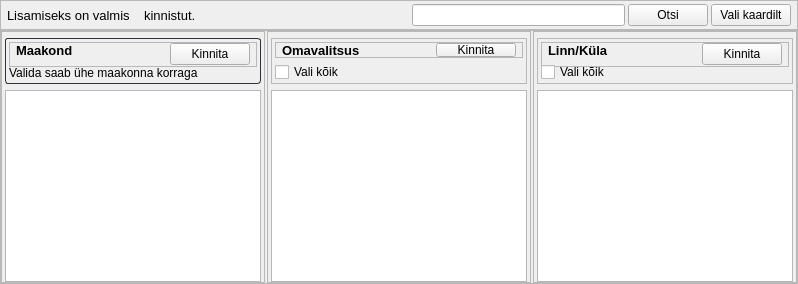
                     <widget class="QWidget" name="wCadastrals_selector" native="true">
                      <property name="styleSheet">
                       <string notr="true"/>
                      </property>
                      <layout class="QVBoxLayout" name="verticalLayout_54">
                       <property name="spacing">
                        <number>0</number>
                       </property>
                       <property name="leftMargin">
                        <number>0</number>
                       </property>
                       <property name="topMargin">
                        <number>0</number>
                       </property>
                       <property name="rightMargin">
                        <number>0</number>
                       </property>
                       <property name="bottomMargin">
                        <number>0</number>
                       </property>
                       <item>
                        <widget class="QFrame" name="wOlAndmed_LabelHolder">
                         <property name="frameShape">
                          <enum>QFrame::StyledPanel</enum>
                         </property>
                         <property name="frameShadow">
                          <enum>QFrame::Raised</enum>
                         </property>
                         <layout class="QHBoxLayout" name="horizontalLayout_3">
                          <property name="spacing">
                           <number>3</number>
                          </property>
                          <property name="leftMargin">
                           <number>6</number>
                          </property>
                          <property name="topMargin">
                           <number>3</number>
                          </property>
                          <property name="rightMargin">
                           <number>6</number>
                          </property>
                          <property name="bottomMargin">
                           <number>3</number>
                          </property>
                          <item>
                           <widget class="QLabel" name="label_29">
                            <property name="font">
                             <font>
                              <pointsize>10</pointsize>
                             </font>
                            </property>
                            <property name="text">
                             <string>Lisamiseks on valmis</string>
                            </property>
                           </widget>
                          </item>
                          <item>
                           <widget class="QLabel" name="lblCount">
                            <property name="font">
                             <font>
                              <pointsize>10</pointsize>
                             </font>
                            </property>
                            <property name="text">
                             <string/>
                            </property>
                           </widget>
                          </item>
                          <item>
                           <widget class="QLabel" name="label_11">
                            <property name="font">
                             <font>
                              <pointsize>10</pointsize>
                             </font>
                            </property>
                            <property name="text">
                             <string>kinnistut.</string>
                            </property>
                           </widget>
                          </item>
                          <item>
                           <spacer name="horizontalSpacer_9">
                            <property name="orientation">
                             <enum>Qt::Horizontal</enum>
                            </property>
                            <property name="sizeHint" stdset="0">
                             <size>
                              <width>40</width>
                              <height>20</height>
                             </size>
                            </property>
                           </spacer>
                          </item>
                          <item>
                           <widget class="QLineEdit" name="leSearch_Add">
                            <property name="styleSheet">
                             <string notr="true"/>
                            </property>
                           </widget>
                          </item>
                          <item>
                           <widget class="QPushButton" name="pbSearch_Add">
                            <property name="text">
                             <string>Otsi</string>
                            </property>
                            <property name="icon">
                             <iconset>
                              <normaloff>icons/Icons_hele/search.svg</normaloff>icons/Icons_hele/search.svg</iconset>
                            </property>
                            <property name="iconSize">
                             <size>
                              <width>18</width>
                              <height>18</height>
                             </size>
                            </property>
                           </widget>
                          </item>
                          <item>
                           <widget class="QPushButton" name="pbCooseFromMap_Add">
                            <property name="text">
                             <string>Vali kaardilt</string>
                            </property>
                            <property name="icon">
                             <iconset>
                              <normaloff>icons/Icons_hele/mouse-pointer.svg</normaloff>icons/Icons_hele/mouse-pointer.svg</iconset>
                            </property>
                            <property name="iconSize">
                             <size>
                              <width>18</width>
                              <height>18</height>
                             </size>
                            </property>
                           </widget>
                          </item>
                         </layout>
                        </widget>
                       </item>
                       <item>
                        <widget class="QFrame" name="Frame_Selector_MainFrame">
                         <property name="styleSheet">
                          <string notr="true"/>
                         </property>
                         <property name="frameShape">
                          <enum>QFrame::StyledPanel</enum>
                         </property>
                         <property name="frameShadow">
                          <enum>QFrame::Raised</enum>
                         </property>
                         <layout class="QHBoxLayout" name="horizontalLayout_13">
                          <property name="spacing">
                           <number>2</number>
                          </property>
                          <property name="leftMargin">
                           <number>0</number>
                          </property>
                          <property name="topMargin">
                           <number>0</number>
                          </property>
                          <property name="rightMargin">
                           <number>0</number>
                          </property>
                          <property name="bottomMargin">
                           <number>0</number>
                          </property>
                          <item>
                           <widget class="QFrame" name="Frame_Selector_County">
                            <property name="styleSheet">
                             <string notr="true"/>
                            </property>
                            <property name="frameShape">
                             <enum>QFrame::StyledPanel</enum>
                            </property>
                            <property name="frameShadow">
                             <enum>QFrame::Raised</enum>
                            </property>
                            <layout class="QVBoxLayout" name="verticalLayout_53">
                             <property name="spacing">
                              <number>6</number>
                             </property>
                             <property name="leftMargin">
                              <number>3</number>
                             </property>
                             <property name="topMargin">
                              <number>6</number>
                             </property>
                             <property name="rightMargin">
                              <number>3</number>
                             </property>
                             <property name="bottomMargin">
                              <number>0</number>
                             </property>
                             <item>
                              <widget class="QFrame" name="frame_10">
                               <property name="minimumSize">
                                <size>
                                 <width>0</width>
                                 <height>46</height>
                                </size>
                               </property>
                               <property name="maximumSize">
                                <size>
                                 <width>16777215</width>
                                 <height>46</height>
                                </size>
                               </property>
                               <property name="styleSheet">
                                <string notr="true">   #frame_10 {

        border: 1px solid #2c313c;
        border-radius: 3px;
		
    }
</string>
                               </property>
                               <property name="frameShape">
                                <enum>QFrame::StyledPanel</enum>
                               </property>
                               <property name="frameShadow">
                                <enum>QFrame::Raised</enum>
                               </property>
                               <layout class="QVBoxLayout" name="verticalLayout_28">
                                <property name="leftMargin">
                                 <number>3</number>
                                </property>
                                <property name="topMargin">
                                 <number>3</number>
                                </property>
                                <property name="rightMargin">
                                 <number>3</number>
                                </property>
                                <property name="bottomMargin">
                                 <number>3</number>
                                </property>
                                <item alignment="Qt::AlignTop">
                                 <widget class="QFrame" name="Frame_Tools_County">
                                  <property name="minimumSize">
                                   <size>
                                    <width>0</width>
                                    <height>25</height>
                                   </size>
                                  </property>
                                  <property name="styleSheet">
                                   <string notr="true"/>
                                  </property>
                                  <property name="frameShape">
                                   <enum>QFrame::StyledPanel</enum>
                                  </property>
                                  <property name="frameShadow">
                                   <enum>QFrame::Raised</enum>
                                  </property>
                                  <layout class="QHBoxLayout" name="horizontalLayout_4">
                                   <property name="spacing">
                                    <number>0</number>
                                   </property>
                                   <property name="leftMargin">
                                    <number>6</number>
                                   </property>
                                   <property name="topMargin">
                                    <number>0</number>
                                   </property>
                                   <property name="rightMargin">
                                    <number>6</number>
                                   </property>
                                   <property name="bottomMargin">
                                    <number>0</number>
                                   </property>
                                   <item alignment="Qt::AlignTop">
                                    <widget class="QLabel" name="lblCounty">
                                     <property name="font">
                                      <font>
                                       <pointsize>10</pointsize>
                                       <weight>75</weight>
                                       <bold>true</bold>
                                      </font>
                                     </property>
                                     <property name="text">
                                      <string>Maakond</string>
                                     </property>
                                    </widget>
                                   </item>
                                   <item alignment="Qt::AlignRight">
                                    <widget class="QPushButton" name="pbDone_County">
                                     <property name="text">
                                      <string>Kinnita</string>
                                     </property>
                                    </widget>
                                   </item>
                                  </layout>
                                 </widget>
                                </item>
                                <item>
                                 <widget class="QLabel" name="label_12">
                                  <property name="toolTip">
                                   <string extracomment="Valida saab ühe maakonna korraga"/>
                                  </property>
                                  <property name="text">
                                   <string>Valida saab ühe maakonna korraga</string>
                                  </property>
                                 </widget>
                                </item>
                               </layout>
                              </widget>
                             </item>
                             <item>
                              <widget class="QListWidget" name="listWidget_county">
                               <property name="styleSheet">
                                <string notr="true"/>
                               </property>
                              </widget>
                             </item>
                            </layout>
                           </widget>
                          </item>
                          <item>
                           <widget class="QFrame" name="Frame_Selector_State">
                            <property name="styleSheet">
                             <string notr="true"/>
                            </property>
                            <property name="frameShape">
                             <enum>QFrame::StyledPanel</enum>
                            </property>
                            <property name="frameShadow">
                             <enum>QFrame::Raised</enum>
                            </property>
                            <layout class="QVBoxLayout" name="verticalLayout_33">
                             <property name="spacing">
                              <number>6</number>
                             </property>
                             <property name="leftMargin">
                              <number>3</number>
                             </property>
                             <property name="topMargin">
                              <number>6</number>
                             </property>
                             <property name="rightMargin">
                              <number>3</number>
                             </property>
                             <property name="bottomMargin">
                              <number>0</number>
                             </property>
                             <item>
                              <widget class="QFrame" name="frame_8">
                               <property name="minimumSize">
                                <size>
                                 <width>0</width>
                                 <height>46</height>
                                </size>
                               </property>
                               <property name="maximumSize">
                                <size>
                                 <width>16777215</width>
                                 <height>46</height>
                                </size>
                               </property>
                               <property name="frameShape">
                                <enum>QFrame::StyledPanel</enum>
                               </property>
                               <property name="frameShadow">
                                <enum>QFrame::Raised</enum>
                               </property>
                               <layout class="QVBoxLayout" name="verticalLayout_26">
                                <property name="spacing">
                                 <number>6</number>
                                </property>
                                <property name="leftMargin">
                                 <number>3</number>
                                </property>
                                <property name="topMargin">
                                 <number>3</number>
                                </property>
                                <property name="rightMargin">
                                 <number>3</number>
                                </property>
                                <property name="bottomMargin">
                                 <number>3</number>
                                </property>
                                <item alignment="Qt::AlignTop">
                                 <widget class="QFrame" name="frame_11">
                                  <property name="frameShape">
                                   <enum>QFrame::StyledPanel</enum>
                                  </property>
                                  <property name="frameShadow">
                                   <enum>QFrame::Raised</enum>
                                  </property>
                                  <layout class="QHBoxLayout" name="horizontalLayout">
                                   <property name="spacing">
                                    <number>0</number>
                                   </property>
                                   <property name="leftMargin">
                                    <number>6</number>
                                   </property>
                                   <property name="topMargin">
                                    <number>0</number>
                                   </property>
                                   <property name="rightMargin">
                                    <number>6</number>
                                   </property>
                                   <property name="bottomMargin">
                                    <number>0</number>
                                   </property>
                                   <item>
                                    <widget class="QLabel" name="lblState">
                                     <property name="font">
                                      <font>
                                       <pointsize>10</pointsize>
                                       <weight>75</weight>
                                       <bold>true</bold>
                                      </font>
                                     </property>
                                     <property name="text">
                                      <string>Omavalitsus</string>
                                     </property>
                                    </widget>
                                   </item>
                                   <item alignment="Qt::AlignRight">
                                    <widget class="QPushButton" name="pbDone_State">
                                     <property name="text">
                                      <string>Kinnita</string>
                                     </property>
                                     <property name="iconSize">
                                      <size>
                                       <width>14</width>
                                       <height>14</height>
                                      </size>
                                     </property>
                                     <property name="flat">
                                      <bool>false</bool>
                                     </property>
                                    </widget>
                                   </item>
                                  </layout>
                                 </widget>
                                </item>
                                <item>
                                 <widget class="QCheckBox" name="cbChooseAll_States">
                                  <property name="text">
                                   <string>Vali kõik</string>
                                  </property>
                                 </widget>
                                </item>
                               </layout>
                              </widget>
                             </item>
                             <item>
                              <widget class="QListWidget" name="listWidget_State">
                               <property name="styleSheet">
                                <string notr="true"/>
                               </property>
                              </widget>
                             </item>
                            </layout>
                           </widget>
                          </item>
                          <item>
                           <widget class="QFrame" name="Frame_Selector_City">
                            <property name="styleSheet">
                             <string notr="true"/>
                            </property>
                            <property name="frameShape">
                             <enum>QFrame::StyledPanel</enum>
                            </property>
                            <property name="frameShadow">
                             <enum>QFrame::Raised</enum>
                            </property>
                            <layout class="QVBoxLayout" name="verticalLayout_52">
                             <property name="spacing">
                              <number>6</number>
                             </property>
                             <property name="leftMargin">
                              <number>3</number>
                             </property>
                             <property name="topMargin">
                              <number>6</number>
                             </property>
                             <property name="rightMargin">
                              <number>3</number>
                             </property>
                             <property name="bottomMargin">
                              <number>0</number>
                             </property>
                             <item>
                              <widget class="QFrame" name="frame_9">
                               <property name="minimumSize">
                                <size>
                                 <width>0</width>
                                 <height>46</height>
                                </size>
                               </property>
                               <property name="maximumSize">
                                <size>
                                 <width>16777215</width>
                                 <height>46</height>
                                </size>
                               </property>
                               <property name="frameShape">
                                <enum>QFrame::StyledPanel</enum>
                               </property>
                               <property name="frameShadow">
                                <enum>QFrame::Raised</enum>
                               </property>
                               <layout class="QVBoxLayout" name="verticalLayout_27">
                                <property name="spacing">
                                 <number>6</number>
                                </property>
                                <property name="leftMargin">
                                 <number>3</number>
                                </property>
                                <property name="topMargin">
                                 <number>3</number>
                                </property>
                                <property name="rightMargin">
                                 <number>3</number>
                                </property>
                                <property name="bottomMargin">
                                 <number>3</number>
                                </property>
                                <item alignment="Qt::AlignTop">
                                 <widget class="QFrame" name="Frame_Tools_City">
                                  <property name="minimumSize">
                                   <size>
                                    <width>0</width>
                                    <height>25</height>
                                   </size>
                                  </property>
                                  <property name="styleSheet">
                                   <string notr="true"/>
                                  </property>
                                  <property name="frameShape">
                                   <enum>QFrame::StyledPanel</enum>
                                  </property>
                                  <property name="frameShadow">
                                   <enum>QFrame::Raised</enum>
                                  </property>
                                  <layout class="QHBoxLayout" name="horizontalLayout_28">
                                   <property name="spacing">
                                    <number>0</number>
                                   </property>
                                   <property name="leftMargin">
                                    <number>6</number>
                                   </property>
                                   <property name="topMargin">
                                    <number>0</number>
                                   </property>
                                   <property name="rightMargin">
                                    <number>6</number>
                                   </property>
                                   <property name="bottomMargin">
                                    <number>0</number>
                                   </property>
                                   <item alignment="Qt::AlignTop">
                                    <widget class="QLabel" name="lblCity">
                                     <property name="font">
                                      <font>
                                       <pointsize>10</pointsize>
                                       <weight>75</weight>
                                       <bold>true</bold>
                                      </font>
                                     </property>
                                     <property name="text">
                                      <string>Linn/Küla</string>
                                     </property>
                                    </widget>
                                   </item>
                                   <item alignment="Qt::AlignRight">
                                    <widget class="QPushButton" name="pbDoneCity">
                                     <property name="text">
                                      <string>Kinnita</string>
                                     </property>
                                     <property name="iconSize">
                                      <size>
                                       <width>14</width>
                                       <height>14</height>
                                      </size>
                                     </property>
                                    </widget>
                                   </item>
                                  </layout>
                                 </widget>
                                </item>
                                <item>
                                 <widget class="QCheckBox" name="cbChooseAll_Cities">
                                  <property name="text">
                                   <string>Vali kõik</string>
                                  </property>
                                 </widget>
                                </item>
                               </layout>
                              </widget>
                             </item>
                             <item>
                              <widget class="QListWidget" name="listWidget_City">
                               <property name="styleSheet">
                                <string notr="true"/>
                               </property>
                              </widget>
                             </item>
                            </layout>
                           </widget>
                          </item>
                         </layout>
                        </widget>
                       </item>
                      </layout>
                     </widget>
